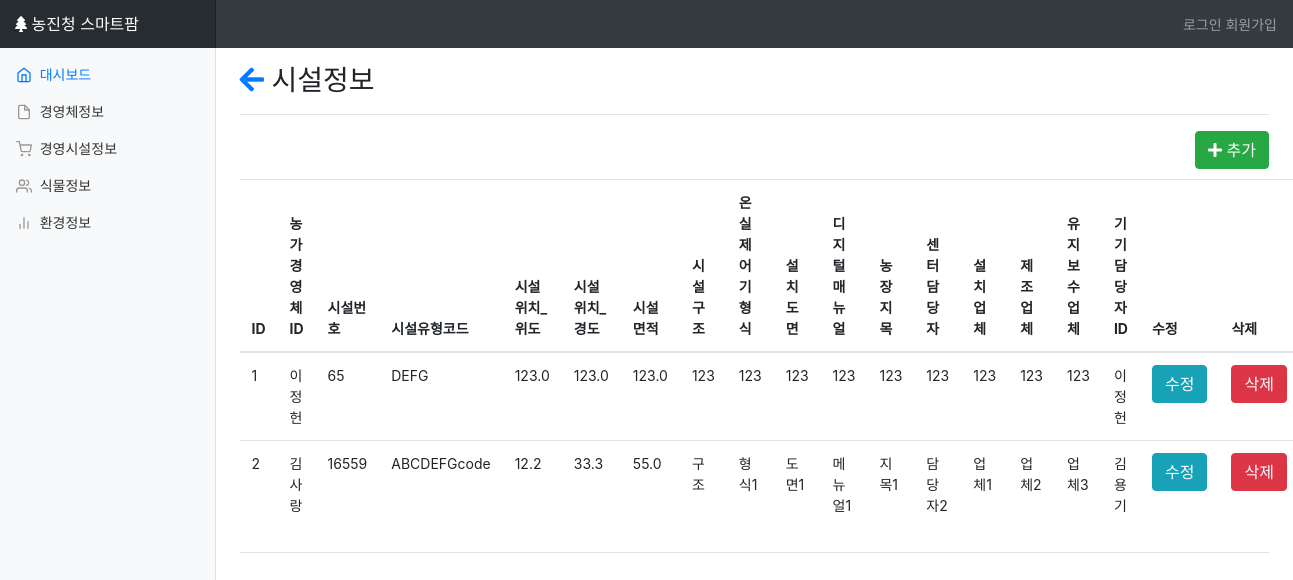
Screenshot of /gi with the database file from the repository.
### dashboard/models.py (models this page shows, shortened)
class gb_info(models.Model):
	FI_ID=models.ForeignKey(e1model)
	GB_NUMBER=models.IntegerField(null=True)
	GB_KIND_CODE=models.CharField(max_length=20)
	GB_FA_LATITUDE=models.FloatField(null=True)
	GB_FA_LONGITUDE=models.FloatField(null=True)
	GB_SIZE=models.FloatField(null=True)
	GB_ARCHITECTURE=models.CharField(max_length=50)
	GB_CONT_KIND=models.CharField(max_length=50)
	GB_INSTALL_DIAGRM=models.CharField(max_length=50)
	GB_DIGITAL_MANUAL=models.CharField(max_length=50)
	GB_FA_LAND_CATER=models.CharField(max_length=50)
	GB_CENTER_DIRECT=models.CharField(max_length=10)
	GB_INSTAL=models.CharField(max_length=50)
	GB_MANUFA=models.CharField(max_length=50)
	GB_MAINTE_COMP=models.CharField(max_length=50)
	DA_ID=models.ForeignKey(device_admin)

class e1model(models.Model):
	GB_FA_ID=models.CharField(max_length=30)
	GB_FA_PW=models.CharField(max_length=20)
	CTVT_FCLTY_ID=models.CharField(max_length=30)
	GB_FA_PHONE=models.CharField(max_length=13)
	GB_FA_EMAIL=models.CharField(max_length=30)
	GB_FA_ADDR=models.CharField(max_length=100)
	GB_FA_NAME=models.CharField(max_length=20)
	GB_FA_SIZE=models.IntegerField(null=True)
	GB_FAM_NUM=models.IntegerField(null=True)
	GB_COOPER_UNIT=models.CharField(max_length=30)

class device_admin(models.Model):
	DA_ID=models.CharField(max_length=10)
	DA_NAME=models.CharField(max_length=20)
	DA_PHONE=models.CharField(max_length=13)
	DA_ROLE=models.CharField(max_length=20)
	CI_ID=models.ForeignKey(com_infor)

### dashboard/views.py (the view)
# urls.py: url(r'^gi$',views.gi,name='gi'),
def gi(request):
	ds=gb_info.objects.all()
	return render(request,"farm/gi.html",{"ds":ds})

### dashboard/templates/farm/gi.html (shortened to what this page needs)
{% extends 'farm/base.html' %}
{% block content %}
{% load staticfiles %}
	<link href="{% static 'farm/css/e1.css' %}" rel="stylesheet">
	<link href="https://use.fontawesome.com/releases/v5.0.7/css/all.css" rel="stylesheet">
	<div class=tg>
		<h3><a href="{% url 'elist' %}"><i class="fas fa-arrow-left"></i></a> 시설정보</h3>
		<hr>
		<a href="{% url 'gi_update' %}"><button class="btn btn-success"><i class="fas fa-plus"></i> 추가</button></a>
		<table class="table table-hover">
		  <thead>
		    <tr>
		      <th scope="col">ID</th>
		      <th scope="col">농가경영체ID</th>
		      <th scope="col">시설번호</th>
		      <th scope="col">시설유형코드</th>
		      <th scope="col">시설위치_위도</th>
		      <th scope="col">시설위치_경도</th>
		      <th scope="col">시설면적</th>
		      <th scope="col">시설구조</th>
		      <th scope="col">온실제어기형식</th>
		      <th scope="col">설치도면</th>
		      <th scope="col">디지털매뉴얼</th>
		      <th scope="col">농장지목</th>
		      <th scope="col">센터담당자</th>
		      <th scope="col">설치업체</th>
		      <th scope="col">제조업체</th>
		      <th scope="col">유지보수업체</th>
		      <th scope="col">기기담당자ID</th>
		      <th scope="col">수정</th>
		      <th scope="col">삭제</th>
		    </tr>
		  </thead>
		  <tbody>
		{% for i in ds %}
			<tr>
				<td>{{i.id}}</td>
				<td>{{i.FI_ID.GB_FA_NAME}}</td>
				<td>{{i.GB_NUMBER}}</td>
				<td>{{i.GB_KIND_CODE}}</td>
				<td>{{i.GB_FA_LATITUDE}}</td>
				<td>{{i.GB_FA_LONGITUDE}}</td>
				<td>{{i.GB_SIZE}}</td>
				<td>{{i.GB_ARCHITECTURE}}</td>
				<td>{{i.GB_CONT_KIND}}</td>
				<td>{{i.GB_INSTALL_DIAGRM}}</td>
				<td>{{i.GB_DIGITAL_MANUAL}}</td>
				<td>{{i.GB_FA_LAND_CATER}}</td>
				<td>{{i.GB_CENTER_DIRECT}}</td>
				<td>{{i.GB_INSTAL}}</td>
				<td>{{i.GB_MANUFA}}</td>
				<td>{{i.GB_MAINTE_COMP}}</td>
				<td>{{i.DA_ID.DA_NAME}}</td>
				<td><a href="{% url 'gi_update' %}?id={{i.id}}"><button class="btn btn-info">수정</button></a></td>
				<td><button class="btn btn-danger" data-toggle="modal" data-target="#delmodal{{i.id}}">삭제</button></td>
			</tr>
		{% endfor %}
		</tbody>
		</table>
	</div>
{% endblock %}

### dashboard/static/farm/css/dashboard.css (style rules this page uses)
body { font-size: .875rem; }

### dashboard/static/farm/css/e1.css (style rules this page uses)
.tg { width: 100%; }
.btn-success { float:right; margin-bottom: 10px; }

### rows the page displays
gb_info: id "1", FI_ID.GB_FA_NAME "이정헌", GB_NUMBER "65", GB_KIND_CODE "DEFG", GB_FA_LATITUDE "123.0", GB_FA_LONGITUDE "123.0", GB_SIZE "123.0", GB_ARCHITECTURE "123", GB_CONT_KIND "123", GB_INSTALL_DIAGRM "123", GB_DIGITAL_MANUAL "123", GB_FA_LAND_CATER "123", GB_CENTER_DIRECT "123", GB_INSTAL "123", GB_MANUFA "123", GB_MAINTE_COMP "123", DA_ID.DA_NAME "이정헌"
gb_info: id "2", FI_ID.GB_FA_NAME "김사랑", GB_NUMBER "16559", GB_KIND_CODE "ABCDEFGcode", GB_FA_LATITUDE "12.2", GB_FA_LONGITUDE "33.3", GB_SIZE "55.0", GB_ARCHITECTURE "구조", GB_CONT_KIND "형식1", GB_INSTALL_DIAGRM "도면1", GB_DIGITAL_MANUAL "메뉴얼1", GB_FA_LAND_CATER "지목1", GB_CENTER_DIRECT "담당자2", GB_INSTAL "업체1", GB_MANUFA "업체2", GB_MAINTE_COMP "업체3", DA_ID.DA_NAME "김용기"
